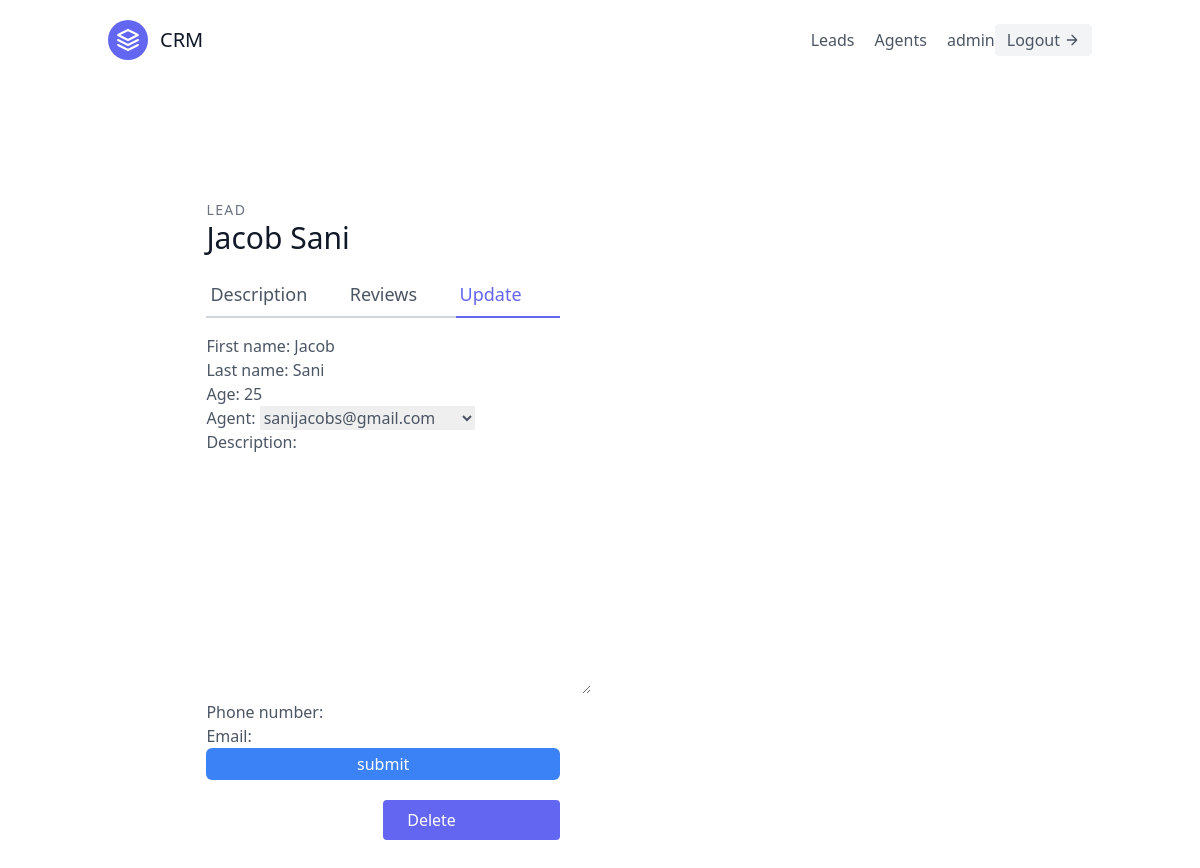
Screenshot of /leads/1/update/ (signed in) with the database file from the repository.
### leads/models.py (models this page shows, shortened)
class User(AbstractUser):
    is_organisor = models.BooleanField(default=True)
    is_agent = models.BooleanField(default=False)

class Lead(models.Model):
    first_name = models.CharField(max_length=40)
    last_name = models.CharField(max_length=30)
    age = models.IntegerField(default=0)
    organisation = models.ForeignKey(UserProfile, on_delete=models.CASCADE)
    agent = models.ForeignKey("Agent",null=True, blank=True, on_delete=models.SET_NULL)
    category = models.ForeignKey("Category",related_name='leads', null=True, blank=True, on_delete=models.SET_NULL)
    description = models.TextField()
    date_added = models.DateTimeField(auto_now_add=True)
    phone_number = models.CharField(max_length=20)
    email = models.EmailField()

### leads/views.py (the view, shortened to what this page needs)
# urls.py: path('<int:pk>/update/', LeadUpdateView.as_view(), name='lead-update'),
class LeadUpdateView(OrganisorAndLoginRequiredMixins, generic.UpdateView):
    template_name = "leads/lead_update.html"
    form_class = LeadModelForm
    def get_queryset(self):
        user = self.request.user
        queryset = Lead.objects.filter(organisation=user.userprofile)
        return queryset

### leads/forms.py
class LeadModelForm(forms.ModelForm):
    class Meta:
        model = Lead
        fields = (
            'first_name',
            'last_name',
            'age',
            'agent',
            'description',
            'phone_number',
            'email',
        )

### agent/mixins.py (called while the page is built)
    def dispatch(self, request, *args, **kwargs):
        if not request.user.is_authenticated or not request.user.is_organisor:
            return redirect('leads:lead-list')
        return super().dispatch(request, *args, **kwargs)

### leads/models.py (called while the page is built)
    def __str__(self):
        return self.user.email

### leads/templates/leads/lead_update.html (shortened to what this page needs)
{% extends 'base.html' %}
{% load tailwind_filters %}
{% block content %}
<section class="text-gray-600 body-font overflow-hidden">
  <div class="container px-5 py-24 mx-auto">
    <div class="lg:w-4/5 mx-auto flex flex-wrap">
      <div class="lg:w-1/2 w-full lg:pr-10 lg:py-6 mb-6 lg:mb-0">
        <h2 class="text-sm title-font text-gray-500 tracking-widest">LEAD</h2>
        <h1 class="text-gray-900 text-3xl title-font font-medium mb-4">{{lead.first_name}} {{lead.last_name}}</h1>
        <div class="flex mb-4">
          <a href="{% url 'leads:lead-detail' lead.pk %}" class="flex-grow border-b-2 border-gray-300 py-2 text-lg px-1">Description</a>
          <a href="{% url 'leads:lead-category-update' lead.pk%}" class="flex-grow border-b-2 border-gray-300 py-2 text-lg px-1">Reviews</a>
          <a href="{% url 'leads:lead-update' lead.pk %}" class="flex-grow text-indigo-500 border-b-2 border-indigo-500 py-2 text-lg px-1">Update</a>
        </div>
        <div class="max-w-lg mx-auto">
          <form method="post">
            {{ form|crispy }}
            <button type="submit" class="w-full bg-blue-500 text-white hover:bg-blue-600 px-3 py-1 rounded-md">submit</button>
          </form>
        </div>
        <div class="mt-5">
          <a href="{% url 'leads:lead-delete' lead.pk %}" class="w-1/2 flex ml-auto text-white bg-indigo-500 border-0 py-2 px-6 focus:outline-none hover:bg-indigo-600 rounded">Delete</a>
        </div>
      </div>
    </div>
  </div>
</section>
{% endblock content%}

### templates/navbar.html (shortened to what this page needs)
<header class="text-gray-600 body-font">
    <div class="container mx-auto flex flex-wrap p-5 flex-col md:flex-row items-center">
      <a class="flex title-font font-medium items-center text-gray-900 mb-4 md:mb-0">
        <svg xmlns="http://www.w3.org/2000/svg" fill="none" stroke="currentColor" stroke-linecap="round" stroke-linejoin="round" stroke-width="2" class="w-10 h-10 text-white p-2 bg-indigo-500 rounded-full" viewBox="0 0 24 24">
          <path d="M12 2L2 7l10 5 10-5-10-5zM2 17l10 5 10-5M2 12l10 5 10-5"></path>
        </svg>
        <span class="ml-3 text-xl">CRM</span>
      </a>
      <nav class="md:ml-auto flex flex-wrap items-center text-base justify-center">
        {% if not request.user.is_authenticated %}
        <a href="{% url 'signup' %}" class="mr-5 hover:text-gray-900">Signup</a>
        {% else %}
        <a href="{% url 'leads:lead-list' %}" class="mr-5 hover:text-gray-900">Leads</a>
          {% if request.user.is_organisor %}
            <a href="{% url 'agent:agent-list' %}" class="mr-5 hover:text-gray-900">Agents</a>
          {% endif %}
        {% endif %}
      </nav>
      {% if request.user.is_authenticated %}
        {{request.user.username}}
        <a href="{% url 'logout' %}" class="inline-flex items-center bg-gray-100 border-0 py-1 px-3 focus:outline-none hover:bg-gray-200 rounded text-base mt-4 md:mt-0">Logout
          <svg fill="none" stroke="currentColor" stroke-linecap="round" stroke-linejoin="round" stroke-width="2" class="w-4 h-4 ml-1" viewBox="0 0 24 24">
            <path d="M5 12h14M12 5l7 7-7 7"></path>
          </svg>
        </a>
      {% endif %}
    </div>
  </header>

### rows the page displays
User: user.username "admin"
Lead: first_name "Jacob", last_name "Sani", age "25", agent "sanijacobs@gmail.com"
